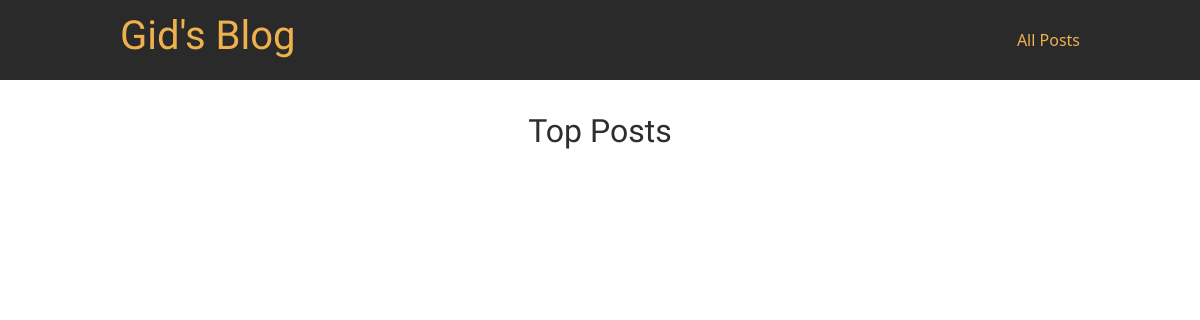
/posts, run on an earlier commit of the app's database.
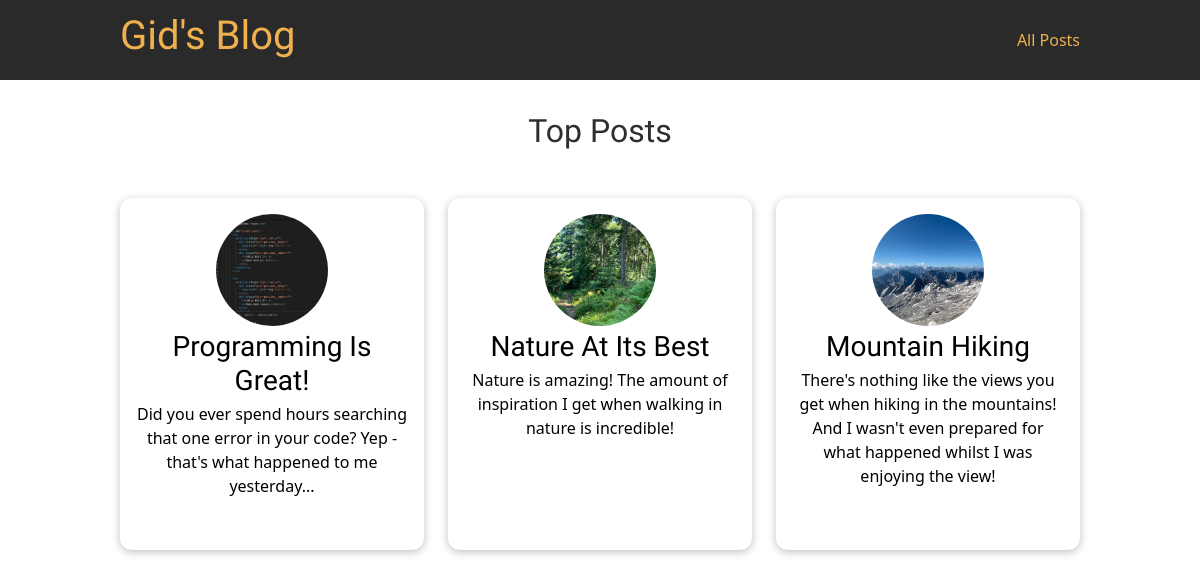
And on a later commit of the database.
### blog/models.py (models this page shows)
class Post(models.Model):
    title = models.CharField(max_length=150)
    excerpt = models.CharField(max_length=200)
    image_name = models.CharField(max_length=50)
    date = models.DateField(auto_now=True)
    slug = models.SlugField(unique=True, db_index=True)
    content = models.TextField(
        validators=[MinLengthValidator(10)])
    author = models.ForeignKey(
        Author, on_delete=models.SET_NULL, null=True, related_name="posts")
    tags = models.ManyToManyField(Tag)

### blog/views.py (the view)
# urls.py: path("posts", views.posts, name="posts-page"),
def posts(request):
    all_posts = Post.objects.all().order_by("-date")
    return render(request, "blog/all-posts.html", {
        "all_posts": all_posts
    })

### blog/templates/blog/all-posts.html (shortened to what this page needs)
{% extends 'base.html' %}
{% load static %}
{% block css_files %}
    <link rel="stylesheet" href="{% static "blog/post.css" %}">
    <link rel="stylesheet" href="{% static "blog/all-posts.css" %}">
{% endblock  %}
{% block content %}
    <section id="all-posts">
        <h2>Top Posts</h2>
        <ul>
            {% for post in all_posts %}
                {% include "blog/includes/post.html" %}
            {% endfor %}
        </ul>
    </section>
{% endblock  %}

### blog/templates/blog/includes/post.html
{% load static %}
<li>
    <article class="post">
        <a href="{% url 'post-detail-page' post.slug %}">
            <img src="{% static "blog/images/"|add:post.image_name %}" alt="{{ post.title }}">
            <div class="post__content">
                <div>
                    <h3>{{ post.title }}</h3>
                </div>
                <div>
                    <p>
                        {{ post.excerpt }}
                    </p>
                </div>
            </div>
        </a>
    </article>
</li>

What changed in the data, as far as the page shows it:
added Post: image_name (picture), title "Programming Is Great!", excerpt "Did you ever spend hours searching that one error in your code? Yep - that's what happened to me yesterday..."
added Post: image_name (picture), title "Nature At Its Best", excerpt "Nature is amazing! The amount of inspiration I get when walking in nature is incredible!"
added Post: image_name (picture), title "Mountain Hiking", excerpt "There's nothing like the views you get when hiking in the mountains! And I wasn't even prepared for what happened whilst I was enjoying the view!"
